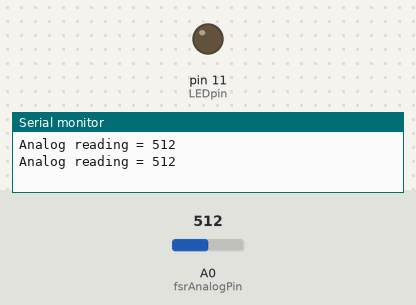
The sketch below on a simulated Arduino Uno, built with avr-gcc and run on an emulated ATmega328P. On the bench: output pins drawn as LEDs (lit = HIGH), the last lines printed to the serial monitor. The test bench sets the inputs (shaded band); at power-on: A0 (fsrAnalogPin) = 512.

Above: at 10.8 s.
10.9 s: A0 (fsrAnalogPin) set to 310
21.5 s: A0 (fsrAnalogPin) set to 290
At 22.5 s:
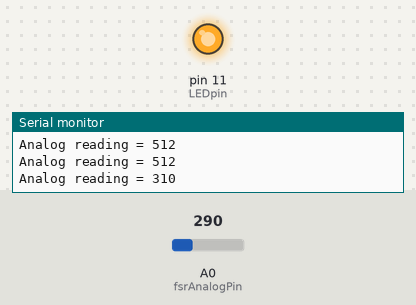
35.5 s: A0 (fsrAnalogPin) set to 306
At 36.0 s:
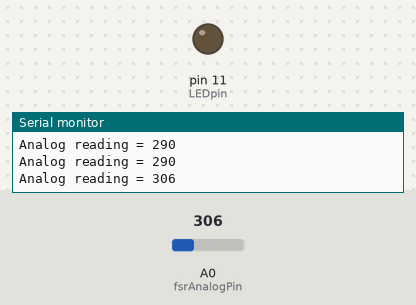
Timing chart, 0 to 47.0 s (numbered marks = the images above; inputs shaded):
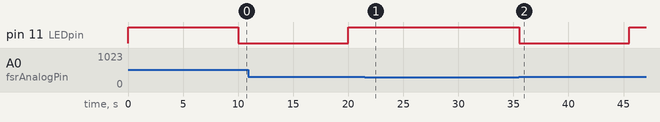

Measured:
- the behaviour switches between 300 and 299 on A0 (fsrAnalogPin) (found by bisection; images 0 and 1)
- after the input at 21.5 s, pin 11 (LEDpin): stays HIGH (without the input it goes to LOW after 8.5 s)
- after the input at 35.5 s, pin 11 (LEDpin): HIGH → LOW at once, → HIGH 10.0 s later

The sketch:

PressureMat_Lights.ino
```cpp
/* This project is using a FSR sensor and turning on
 *  and off some LEDs.
 *  Appilication: Bed side mat that turns on/off when you step on it
 */
int fsrAnalogPin = 0; // FSR is connected to analog 0
int LEDpin = 11;      // connect Red LED to pin 11 (PWM pin)
int fsrReading;       // the analog reading from the FSR resistor divider
long times;           //  set for the current time that the project is running
                      //  used for the millis delay


 //Inital setup of the board
void setup(void) {
  Serial.begin(9600);   // We'll send debugging information via the Serial monitor
  pinMode(LEDpin, OUTPUT);  //seting the LEDpin to be an output port to be how bright we want to set it
}

void timer()
{

  times=millis();                           // sets the current time project has been running
                                            // this is done in milliseconds

  while(millis() < times+60000)             // adds current time plus 1 min
  {                                         // used when the auto shut off would trigger

  fsrReading = analogRead(fsrAnalogPin);    // still reading inputs from the sensor even while delayed

  Serial.print("Analog reading = ");        // These two lines allowed for checking to see if the
  Serial.println(fsrReading);               // sensor was reading right and printed to the Serial Monitor

                                            // Adding a way to turn off the auto timer
  if(fsrReading>=300)                       // Check to see if some one stepped back on it 300 is just a
    {                                       // baseline number can be set higher or higher to ignore pets
      analogWrite(LEDpin, 0);               // Turns the led off
      delay(10000);                         // 10 sec grace period so lights won't flicker on and off
      break;                                // ends the loop if the auto shut off wasn't triggered
    }
  }
}

void loop(void) {

  fsrReading = analogRead(fsrAnalogPin);    // taking in the input from the sensor and setting to the varible
  Serial.print("Analog reading = ");        // These two lines allowed for checking to see if the
  Serial.println(fsrReading);               // sensor was reading right and printed to the Serial Monitor


  if(fsrReading>=300)                       // Check to see if some one stepped back on it 300 is just a
  {                                         // baseline number can be set higher or lower to ignore pets

  analogWrite(LEDpin, 255);                 // If reading is over the baseline turns LEDs on
  delay(10000);                             // 10 sec grace period so lights won't flicker on and off
  timer();                                  // calling the timer function
  }
  else
  {
    analogWrite(LEDpin, 0);                 // Keeping LEDs off when not triggerend
  }

}
```
